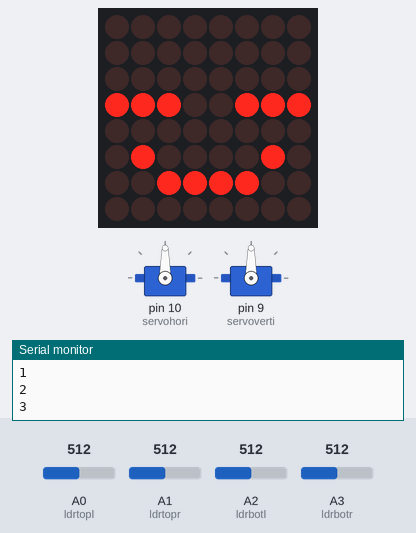
The sketch below on a simulated Arduino Uno, built with avr-gcc and run on an emulated ATmega328P. On the bench: 2 × servo, 8×8 LED matrix, the last lines printed to the serial monitor. The test bench sets the inputs (shaded band); at power-on: A0 (ldrtopl) = 512, A1 (ldrtopr) = 512, A3 (ldrbotr) = 512, A2 (ldrbotl) = 512.

Above: at 1.77 s.
1.8 s: A0 (ldrtopl) set to 703
3.9 s: A0 (ldrtopl) set to 726
At 5.32 s:
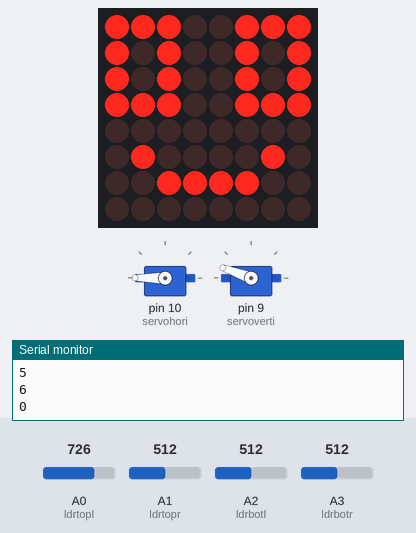
5.7 s: A1 (ldrtopr) set to 918
8.7 s: A1 (ldrtopr) set to 939
At 9.5 s:
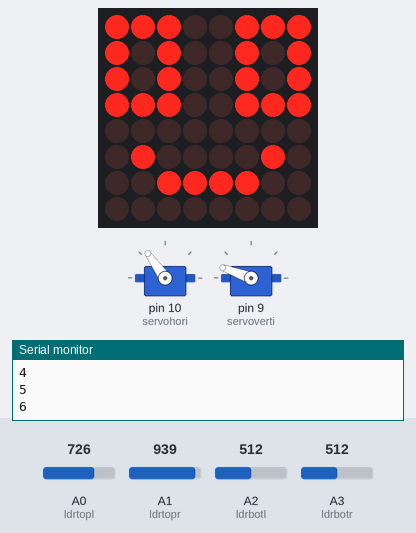
10.4 s: A3 (ldrbotr) set to 490
At 10.45 s:
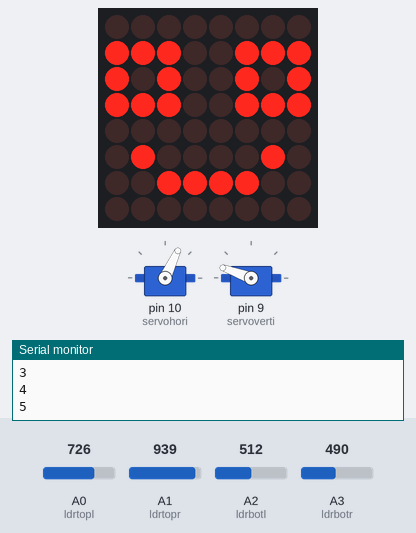
13.4 s: A2 (ldrbotl) set to 340
At 14.64 s:
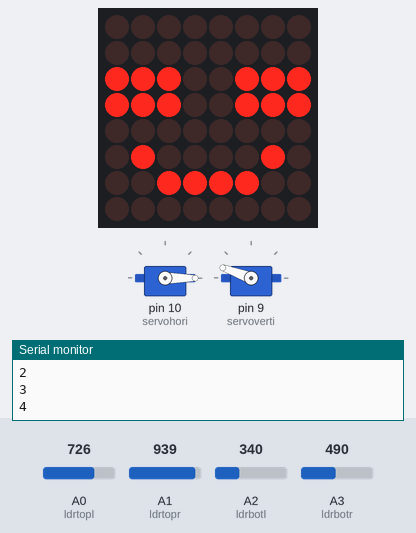
Timing chart, 0 to 16.2 s (numbered marks = the images above; inputs shaded):
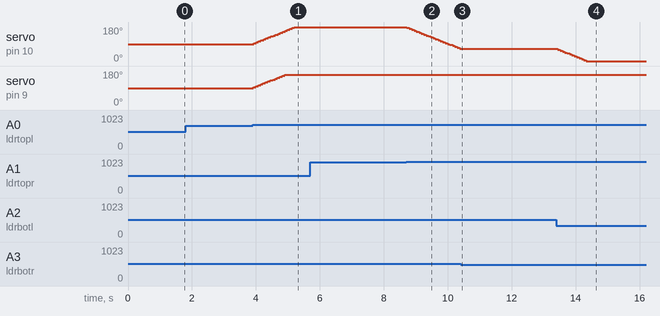

Measured:
- the behaviour switches between 713 and 714 on A0 (ldrtopl) (found by bisection; images 0 and 1)
- the behaviour switches between 927 and 928 on A1 (ldrtopr) (found by bisection; images 1 and 2)
- the behaviour switches between 501 and 500 on A3 (ldrbotr) (found by bisection; images 2 and 3)
- after the input at 3.9 s, servo on pin 10 (servohori): moves from 90° to 180° over 1.3 s, starting at once; servo on pin 9 (servoverti): moves from 90° to 160° over 0.98 s, starting at once
- after the input at 8.7 s, servo on pin 10 (servohori): moves from 180° to 65° over 1.7 s, starting at once
- after the input at 10.4 s, servo on pin 10 (servohori): stays 65° (without the input it goes to 60° after 0.05 s)
- after the input at 13.4 s, servo on pin 10 (servohori): moves from 65° to 0° over 0.90 s, starting at once

The sketch:

SOLAR_TRACKER.ino
```cpp
#include "LedControl.h"
LedControl lc = LedControl(7, 6, 5, 1); //DIN, CLK, LOAD, No. DRIVER
const uint64_t sadFace[] = {
  0x423c0000e7a5a5e7,
  0x423c0000e7a5e700,
  0x423c0000e7e70000,
  0x423c0000e7000000,
  0x423c0000e7e70000,
  0x423c0000e7a5e700,
  0x423c0000e7a5a5e7,
  0x423c0001e7a5a5e7,
  0x423c0301e7a5a5e7,
  0x423f0301e7a5a5e7,
  0x433f0100e7a5a5e7,
  0x433d0000e7a5a5e7,
  0x433c0000e7a5a5e7
};
const int sadFace_LEN = sizeof(sadFace)/8;

const uint64_t happyFace[] = {
 0x003c4200e7a5a5e7,
  0x003c4200e7a5e700,
  0x003c4200e7e70000,
  0x003c4200e7000000,
  0x003c4200e7e70000,
  0x003c4200e7a5e700,
  0x003c4200e7a5a5e7
};
const int happyFace_LEN = sizeof(happyFace)/8;

unsigned long  animationTime;
unsigned long  prevAnimationTime = 0;
int animationIndex ;
int animationInterval = 100;
int maxLength = 8;
int constant = 100; // used for precision when comparing
void animation(uint64_t image) {
  for (int i = 0; i < maxLength; i++) {
    byte r = (image >> i * maxLength) & 0xFF;
    for (int j = 0; j < maxLength; j++) {
      lc.setLed(0, i, j, bitRead(r, j));
    }
  }
}
#include <Servo.h>
//defining Servos
Servo servohori;
int servoh = 0;
int servohLimitHigh = 160;
int servohLimitLow = 20;

Servo servoverti;
int servov = 0;
int servovLimitHigh = 160;
int servovLimitLow = 20;

//declaring light sensors
int ldrtopl = 0; //top left sensor
int ldrtopr = 1; //top right sensor
int ldrbotl = 2; // bottom left sensor
int ldrbotr = 3; // bottom right sensor

 void setup ()
 {
  lc.shutdown(0, false); // turn off power saving, enables display
  lc.setIntensity(0, 10); // sets brightness (0~15 possible values)
  lc.clearDisplay(0);// clear screen
  servohori.attach(10);
  servohori.write(90);
  servoverti.attach(9);
  servoverti.write(90);
  Serial.begin(9600);
  delay(500);
 }

void loop()
{
  servoh = servohori.read();
  servov = servoverti.read();

  int topl = analogRead(ldrtopl);
  int topr = analogRead(ldrtopr);
  int botl = analogRead(ldrbotl);
  int botr = analogRead(ldrbotr);
  // calculating average
  int avgtop = (topl + topr) / 2; //average of top sensors
  int avgbot = (botl + botr) / 2; //average of bottom sensors
  int avgleft = (topl + botl) / 2; //average of left sensors
  int avgright = (topr + botr) / 2; //average of right sensors

  if (avgtop + constant  < avgbot)
  {
    if(servov > servovLimitLow)
    servoverti.write(servov -5);

    if (servov > servovLimitHigh)
     {
      servov = servovLimitHigh;
     }
    delay(10);
  }
  else if (avgbot + constant  < avgtop)
  {
   if(servov < servovLimitHigh)
    servoverti.write(servov +5);

    if (servov < servovLimitLow)
  {
    servov = servovLimitLow;
  }
    delay(10);
  }
  else
  {
    servoverti.write(servov);
  }

  if (avgleft - constant  > avgright)
  {
    servohori.write(servoh +5);
    if (servoh > servohLimitHigh)
    {
    servoh = servohLimitHigh;
    }
    delay(10);
  }
  else if (avgright - constant > avgleft)
  {
    servohori.write(servoh -5);
    if (servoh < servohLimitLow)
     {
     servoh = servohLimitLow;
     }
    delay(10);
  }
  else
  {
    servohori.write(servoh);
  }

  if(topl < 350 && topr < 350 && botl < 350 && botr < 350){
    animationTime = millis();
    if(animationTime - prevAnimationTime > animationInterval){
      if(animationIndex < sadFace_LEN){
      Serial.println(animationIndex);
      animation(sadFace[animationIndex]);
      animationIndex ++;}
    else{
      animationIndex = 0;}
    prevAnimationTime = animationTime;}
  }
  else
  {  animationTime = millis();
      if(animationTime - prevAnimationTime > animationInterval){
      if(animationIndex < happyFace_LEN){
      Serial.println(animationIndex);
      animation(happyFace[animationIndex]);
      animationIndex ++;}
    else{
      animationIndex = 0;}
    prevAnimationTime = animationTime;}
  }
  delay(50);
}
```
